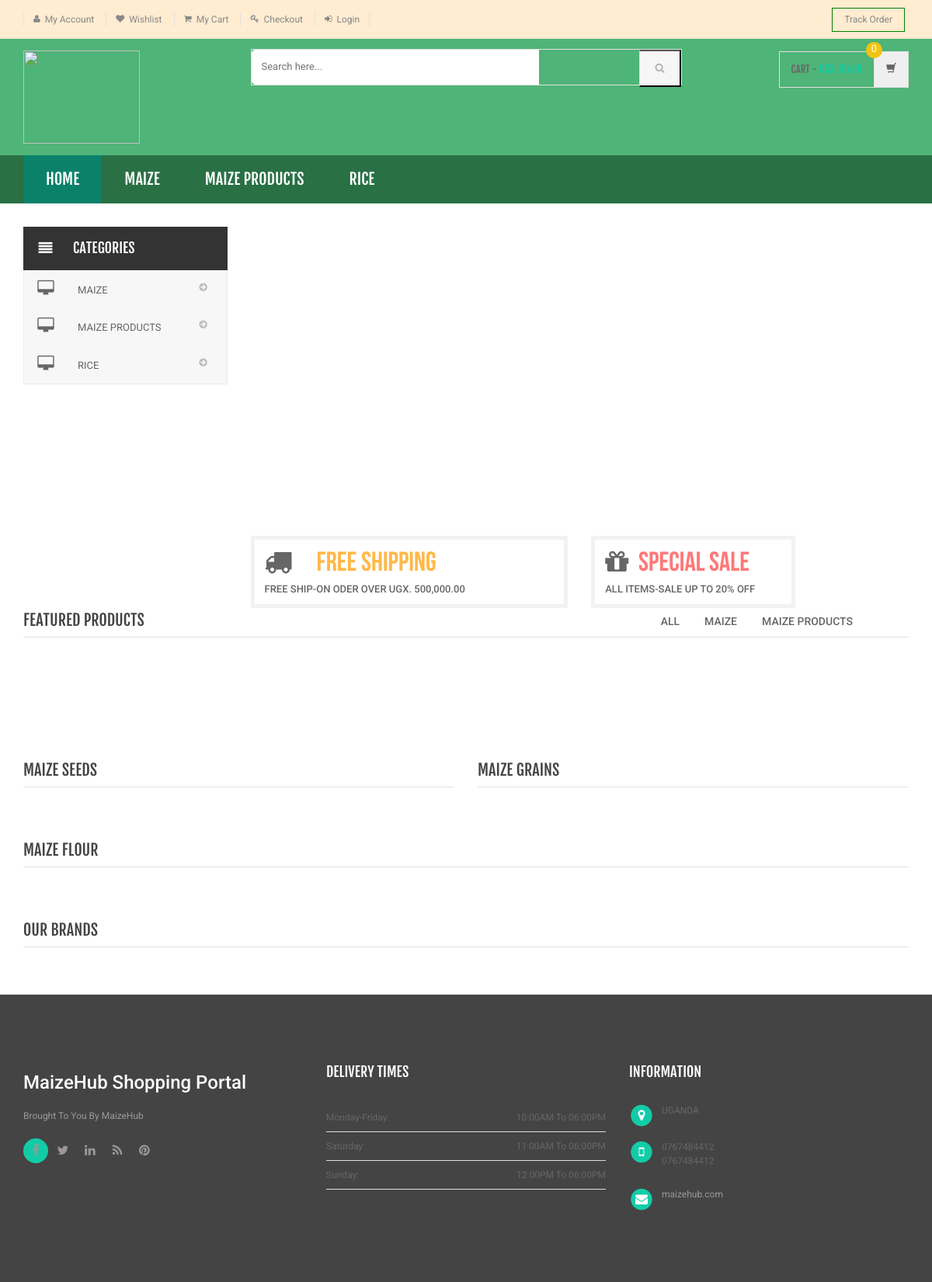
The page / on the database its author committed.
### tables this page shows
CREATE TABLE `category` (
  `id` int(11) NOT NULL,
  `categoryName` varchar(255) DEFAULT NULL,
  `categoryDescription` longtext DEFAULT NULL,
  `creationDate` timestamp NOT NULL DEFAULT current_timestamp(),
  `updationDate` varchar(255) DEFAULT NULL
);

### index.php (the view, shortened to what this page needs)
<?php
include('includes/config.php');
?>
<!DOCTYPE html>
<html lang="en">
	<head>
	    <link rel="stylesheet" href="assets/css/bootstrap.min.css">
	    <link rel="stylesheet" href="assets/css/main.css">
	    <link rel="stylesheet" href="assets/css/green.css">
	    <link rel="stylesheet" href="assets/css/owl.carousel.css">
		<link rel="stylesheet" href="assets/css/owl.transitions.css">
		<link href="assets/css/lightbox.css" rel="stylesheet">
		<link rel="stylesheet" href="assets/css/animate.min.css">
		<link rel="stylesheet" href="assets/css/rateit.css">
		<link rel="stylesheet" href="assets/css/bootstrap-select.min.css">
		<link rel="stylesheet" href="assets/css/config.css">
		<link href="assets/css/green.css" rel="alternate stylesheet" title="Green color">
		<link href="assets/css/blue.css" rel="alternate stylesheet" title="Blue color">
		<link href="assets/css/red.css" rel="alternate stylesheet" title="Red color">
		<link href="assets/css/orange.css" rel="alternate stylesheet" title="Orange color">
		<link href="assets/css/dark-green.css" rel="alternate stylesheet" title="Darkgreen color">
		<link rel="stylesheet" href="assets/css/font-awesome.min.css">
	</head>
    <body class="cnt-home">
<header class="header-style-1">
<?php include('includes/top-header.php');?>
<?php include('includes/main-header.php');?>
<?php include('includes/menu-bar.php');?>
</header>
<div class="body-content outer-top-xs" id="top-banner-and-menu">
	<div class="container">
		<div class="furniture-container homepage-container">
		<div class="row">
			<div class="col-xs-12 col-sm-12 col-md-3 sidebar">
	<?php include('includes/side-menu.php');?>
			</div>
			<div class="col-xs-12 col-sm-12 col-md-9 homebanner-holder">
<div id="hero" class="homepage-slider3">
</div>
<div class="info-boxes wow fadeInUp">
	<div class="info-boxes-inner">
		<div class="row">
			<div class="hidden-md col-sm-4 col-lg-6">
				<div class="info-box">
					<div class="row">
						<div class="col-xs-2">
							<i class="icon fa fa-truck"></i>
						</div>
						<div class="col-xs-10">
							<h4 class="info-box-heading orange">free shipping</h4>
						</div>
					</div>
					<h6 class="text">free ship-on oder over ugx. 500,000.00</h6>
				</div>
			</div>
			<div class="col-md-6 col-sm-4 col-lg-4">
				<div class="info-box">
					<div class="row">
						<div class="col-xs-2">
							<i class="icon fa fa-gift"></i>
						</div>
						<div class="col-xs-10">
							<h4 class="info-box-heading red">Special Sale</h4>
						</div>
					</div>
					<h6 class="text">All items-sale up to 20% off </h6>
				</div>
			</div>
		</div>
	</div>
</div>
			</div>
		</div>
		<div id="product-tabs-slider" class="scroll-tabs inner-bottom-vs  wow fadeInUp">
			<div class="more-info-tab clearfix">
			   <h3 class="new-product-title pull-left">Featured Products</h3>
				<ul class="nav nav-tabs nav-tab-line pull-right" id="new-products-1">
					<li class="active"><a href="#all" data-toggle="tab">All</a></li>
					<li><a href="#maize" data-toggle="tab">Maize</a></li>
					<li><a href="#maize-products" data-toggle="tab">Maize Products</a></li>
				</ul>
			</div>
		</div>
			<div class="sections prod-slider-small outer-top-small">
				<div class="row">
					<div class="col-md-6">
	                   <section class="section">
	                   	<h3 class="section-title">Maize Seeds</h3>
	                   </section>
					</div>
					<div class="col-md-6">
						<section class="section">
							<h3 class="section-title">Maize Grains</h3>
	                   </section>
					</div>
				</div>
			</div>
	<section class="section featured-product inner-xs wow fadeInUp">
		<h3 class="section-title">Maize Flour</h3>
		</section>
<?php include('includes/brands-slider.php');?>
</div>
</div>
<?php include('includes/footer.php');?>
</body>
</html>

### includes/menu-bar.php (shortened to what this page needs)
<div class="header-nav animate-dropdown" style="background-color:#297045;">
    <div class="container">
        <div class="yamm navbar navbar-default" role="navigation">
            <div class="nav-bg-class">
                <div class="navbar-collapse collapse" id="mc-horizontal-menu-collapse">
	<div class="nav-outer">
		<ul class="nav navbar-nav">
			<li class="active dropdown yamm-fw">
				<a href="index.php" data-hover="dropdown" class="dropdown-toggle">Home</a>
			</li>
              <?php $sql=mysqli_query($con,"select id,categoryName  from category limit 6");
while($row=mysqli_fetch_array($sql))
{
    ?>
			<li class="dropdown yamm">
				<a href="category.php?cid=<?php echo $row['id'];?>"> <?php echo $row['categoryName'];?></a>
			</li>
			<?php } ?>
		</ul>
		<div class="clearfix"></div>
	</div>
</div>
            </div>
        </div>
    </div>
</div>

### includes/side-menu.php
<div class="side-menu animate-dropdown outer-bottom-xs">
    <div class="head"><i class="icon fa fa-align-justify fa-fw"></i> Categories</div>
    <nav class="yamm megamenu-horizontal" role="navigation">
        <ul class="nav">
            <li class="dropdown menu-item">
              <?php $sql=mysqli_query($con,"select id,categoryName  from category");
while($row=mysqli_fetch_array($sql))
{
    ?>
                <a href="category.php?cid=<?php echo $row['id'];?>" class="dropdown-toggle"><i class="icon fa fa-desktop fa-fw"></i>
                <?php echo $row['categoryName'];?></a>
                <?php }?>
</li>
</ul>
    </nav>
</div>

### assets/css/green.css (style rules this page uses)
body { background-color:#fff; color:#666; }
h1, h2, h3, h4, h5, h6 { color:#444; }
a, a:visited { color:#C1392B; }

### assets/css/lightbox.css (style rules this page uses)
body:after { content: url(../images/close.png) url(../images/loading.gif) url(../images/prev.png) url(../images/next.png); display: none; }

### assets/css/blue.css (style rules this page uses)
a { color: #3498db; }
.header-style-1 .header-nav { background: #3498db; }
.cnt-home .header-style-1 .header-nav .navbar .navbar-nav > li.active { background: #1d6ca1; }

### assets/css/red.css (style rules this page uses)
a { color: #ff6c6c; }
.header-style-1 .header-nav { background: #ff6c6c; }
.cnt-home .header-style-1 .header-nav .navbar .navbar-nav > li.active { background: #ff1a1a; }

### assets/css/orange.css (style rules this page uses)
a { color: #f39c12; }
.header-style-1 .header-nav { background: #f39c12; }
.cnt-home .header-style-1 .header-nav .navbar .navbar-nav > li.active { background: #ab6c09; }

### assets/css/dark-green.css (style rules this page uses)
body { background-color:#fff; color:#666; }
h1, h2, h3, h4, h5, h6 { color:#444; }
a, a:visited { color:#C1392B; }

### rows shown on the page
category: categoryName "MAIZE"
category: categoryName "MAIZE PRODUCTS"
category: categoryName "RICE"
